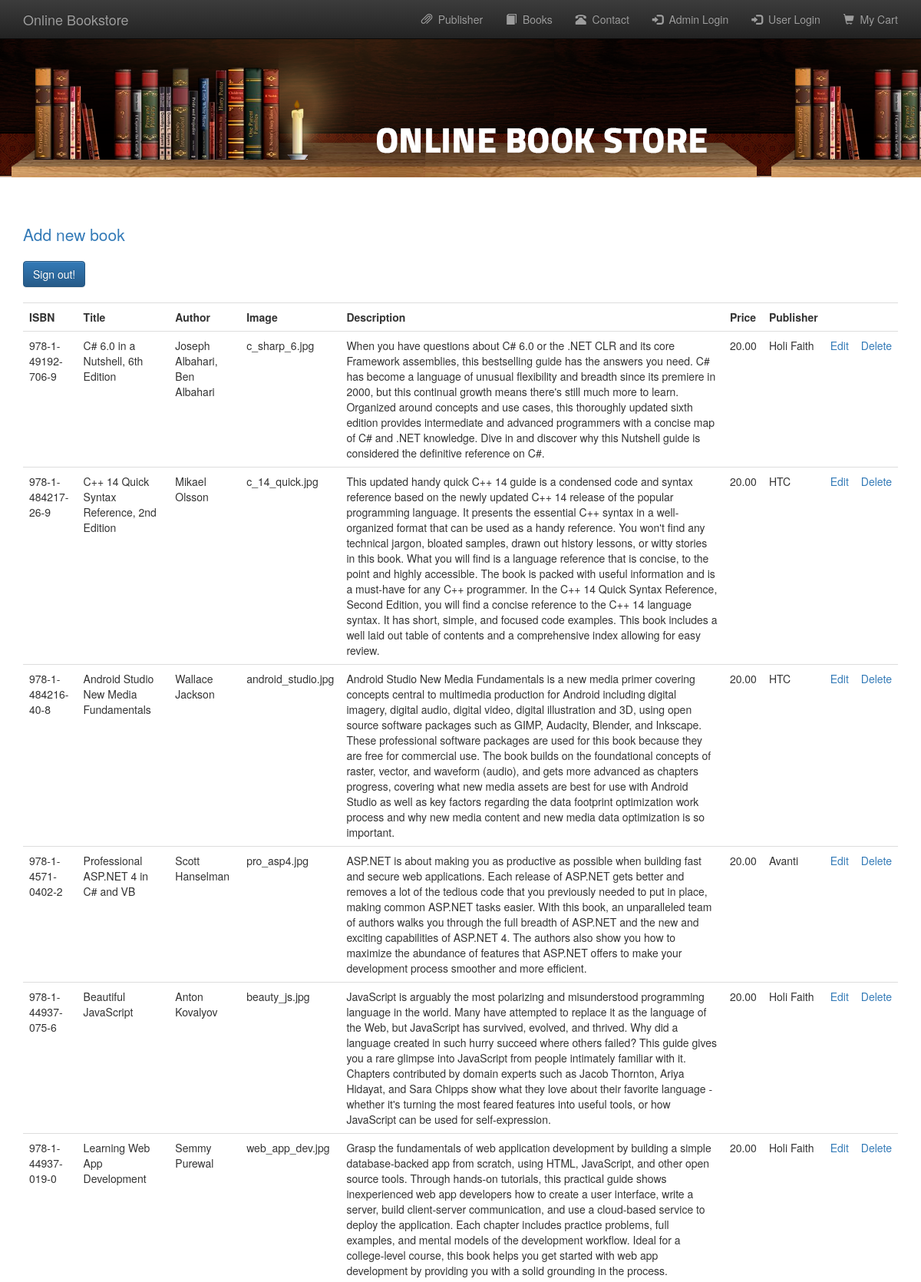
/admin_book.php (signed in, upper part), run on the app's committed database.
### tables this page shows
CREATE TABLE `books` (
  `book_isbn` varchar(20) NOT NULL,
  `book_title` varchar(60) DEFAULT NULL,
  `book_author` varchar(60) DEFAULT NULL,
  `book_image` varchar(40) DEFAULT NULL,
  `book_descr` text,
  `book_price` decimal(6,2) NOT NULL,
  `publisherid` int(10) UNSIGNED NOT NULL
);

CREATE TABLE `publisher` (
  `publisherid` int(10) UNSIGNED NOT NULL,
  `publisher_name` varchar(60) NOT NULL
);

### functions/database_functions.php (called while the page is built, shortened)
<?php
	function getPubName($conn, $pubid){
		$query = "SELECT publisher_name FROM publisher WHERE publisherid = '$pubid'";
		$result = mysqli_query($conn, $query);
		$row = mysqli_fetch_assoc($result);
		return $row['publisher_name'];
	}
	function getAll($conn){
		$query = "SELECT * from books ORDER BY book_isbn DESC";
		$result = mysqli_query($conn, $query);
		return $result;
	}
?>

### admin_book.php (the view, shortened to what this page needs)
<?php
	require_once "./template/header.php";
	require_once "./functions/database_functions.php";
	$conn = db_connect();
	$result = getAll($conn);
?>
	<p class="lead"><a href="admin_add.php">Add new book</a></p>
	<a href="admin_signout.php" class="btn btn-primary">Sign out!</a>
	<table class="table" style="margin-top: 20px">
		<tr>
			<th>ISBN</th>
			<th>Title</th>
			<th>Author</th>
			<th>Image</th>
			<th>Description</th>
			<th>Price</th>
			<th>Publisher</th>
			<th>&nbsp;</th>
			<th>&nbsp;</th>
		</tr>
		<?php while($row = mysqli_fetch_assoc($result)){ ?>
		<tr>
			<td><?php echo $row['book_isbn']; ?></td>
			<td><?php echo $row['book_title']; ?></td>
			<td><?php echo $row['book_author']; ?></td>
			<td><?php echo $row['book_image']; ?></td>
			<td><?php echo $row['book_descr']; ?></td>
			<td><?php echo $row['book_price']; ?></td>
			<td><?php echo getPubName($conn, $row['publisherid']); ?></td>
			<td><a href="admin_edit.php?bookisbn=<?php echo $row['book_isbn']; ?>">Edit</a></td>
			<td><a href="admin_delete.php?bookisbn=<?php echo $row['book_isbn']; ?>">Delete</a></td>
		</tr>
		<?php } ?>
	</table>
<?php
	require_once "./template/footer.php";
?>

### data on the page
books: book_isbn "978-1-49192-706-9", book_title "C# 6.0 in a Nutshell, 6th Edition", book_author "Joseph Albahari, Ben Albahari", book_image "c_sharp_6.jpg", book_descr "When you have questions about C# 6.0 or the .NET CLR and its core Framework assemblies, this bestselling guide has the answers you need. C# has become a language of unusual flexibility and breadth since its premiere in 2000, but this continual growth means there's still much more to learn. Organized around concepts and use cases, this thoroughly updated sixth edition provides intermediate and advanced programmers with a concise map of C# and .NET knowledge. Dive in and discover why this Nutshell guide is considered the definitive reference on C#.", book_price "20.00", publisherid.publisher_name "Holi Faith"
books: book_isbn "978-1-484217-26-9", book_title "C++ 14 Quick Syntax Reference, 2nd Edition", book_author "Mikael Olsson", book_image "c_14_quick.jpg", book_descr "This updated handy quick C++ 14 guide is a condensed code and syntax reference based on the newly updated C++ 14 release of the popular programming language. It presents the essential C++ syntax in a well-organized format that can be used as a handy reference. You won't find any technical jargon, bloated samples, drawn out history lessons, or witty stories in this book. What you will find is a language reference that is concise, to the point and highly accessible. The book is packed with useful information and is a must-have for any C++ programmer. In the C++ 14 Quick Syntax Reference, Second Edition, you will find a concise reference to the C++ 14 language syntax. It has short, simple, and…", book_price "20.00", publisherid.publisher_name "HTC"
books: book_isbn "978-1-484216-40-8", book_title "Android Studio New Media Fundamentals", book_author "Wallace Jackson", book_image "android_studio.jpg", book_descr "Android Studio New Media Fundamentals is a new media primer covering concepts central to multimedia production for Android including digital imagery, digital audio, digital video, digital illustration and 3D, using open source software packages such as GIMP, Audacity, Blender, and Inkscape. These professional software packages are used for this book because they are free for commercial use. The book builds on the foundational concepts of raster, vector, and waveform (audio), and gets more advanced as chapters progress, covering what new media assets are best for use with Android Studio as well as key factors regarding the data footprint optimization work process and why new media content…", book_price "20.00", publisherid.publisher_name "HTC"
books: book_isbn "978-1-4571-0402-2", book_title "Professional ASP.NET 4 in C# and VB", book_author "Scott Hanselman", book_image "pro_asp4.jpg", book_descr "ASP.NET is about making you as productive as possible when building fast and secure web applications. Each release of ASP.NET gets better and removes a lot of the tedious code that you previously needed to put in place, making common ASP.NET tasks easier. With this book, an unparalleled team of authors walks you through the full breadth of ASP.NET and the new and exciting capabilities of ASP.NET 4. The authors also show you how to maximize the abundance of features that ASP.NET offers to make your development process smoother and more efficient.", book_price "20.00", publisherid.publisher_name "Avanti"
books: book_isbn "978-1-44937-075-6", book_title "Beautiful JavaScript", book_author "Anton Kovalyov", book_image "beauty_js.jpg", book_descr "JavaScript is arguably the most polarizing and misunderstood programming language in the world. Many have attempted to replace it as the language of the Web, but JavaScript has survived, evolved, and thrived. Why did a language created in such hurry succeed where others failed? This guide gives you a rare glimpse into JavaScript from people intimately familiar with it. Chapters contributed by domain experts such as Jacob Thornton, Ariya Hidayat, and Sara Chipps show what they love about their favorite language - whether it's turning the most feared features into useful tools, or how JavaScript can be used for self-expression.", book_price "20.00", publisherid.publisher_name "Holi Faith"
books: book_isbn "978-1-44937-019-0", book_title "Learning Web App Development", book_author "Semmy Purewal", book_image "web_app_dev.jpg", book_descr "Grasp the fundamentals of web application development by building a simple database-backed app from scratch, using HTML, JavaScript, and other open source tools. Through hands-on tutorials, this practical guide shows inexperienced web app developers how to create a user interface, write a server, build client-server communication, and use a cloud-based service to deploy the application. Each chapter includes practice problems, full examples, and mental models of the development workflow. Ideal for a college-level course, this book helps you get started with web app development by providing you with a solid grounding in the process.", book_price "20.00", publisherid.publisher_name "Holi Faith"
